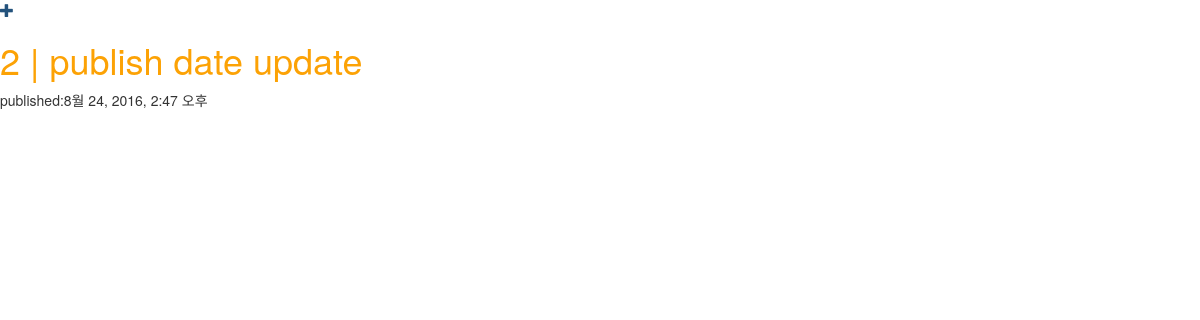
Before: / with the older database file.
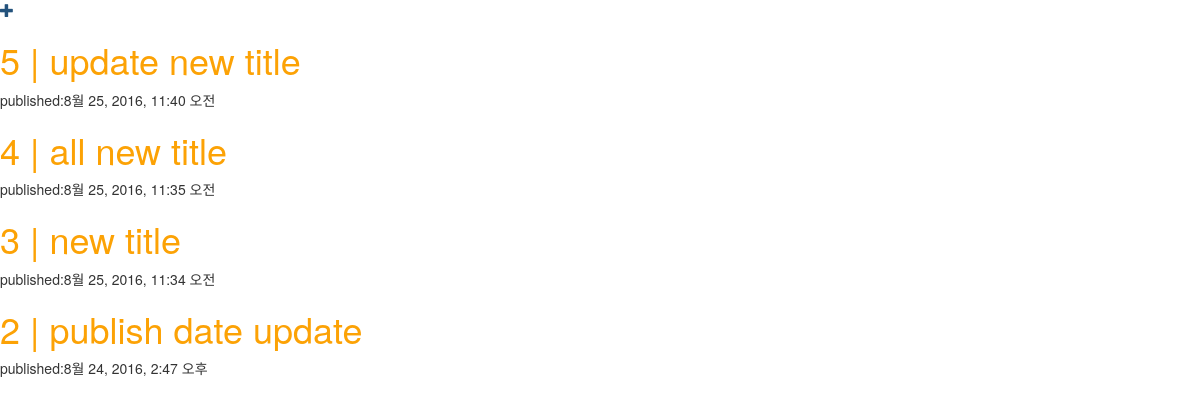
After: the same page with the newer database file.
### blog/models.py (models this page shows, shortened)
class Post(models.Model):
    author = models.ForeignKey('auth.User')
    title = models.CharField(max_length=200)
    text = models.TextField()
    create_date=models.DateTimeField(default=timezone.now())
    publish_date = models.DateTimeField(blank=True, null=True)

### blog/views.py (the view)
# urls.py: url(r'^$',views.post_list, name='post_list'),
def post_list(request):
    posts = Post.objects.filter(publish_date__lte=timezone.now()).order_by('-pk')
    return render(request, 'blog/post_list.html',{'posts':posts})

### blog/templates/blog/post_list.html
{% extends 'blog/base.html' %}
{% block content %}
    {% for post in posts %}
        <div>
            <h1><a href="{% url 'post_detail' pk=post.pk %}">{{post.pk}} | {{post.title}}</a></h1>
            <p>published:{{post.publish_date}}</p>
        </div>
    {% endfor %}
{% endblock content %}

### blog/templates/blog/base.html (shortened to what this page needs)
<!DOCTYPE html>
{% load staticfiles %}
<head>
    <link rel="stylesheet" href="//maxcdn.bootstrapcdn.com/bootstrap/3.2.0/css/bootstrap.min.css">
    <link rel="stylesheet" href="//maxcdn.bootstrapcdn.com/bootstrap/3.2.0/css/bootstrap-theme.min.css">
    <link rel="stylesheet" href="{% static 'css/index.css' %}">
</head>
<body>
    <a href="{% url 'post_new' %}" class="top-menu"><span class="glyphicon glyphicon-plus"></span></a>
    <div>
        {% block  content %}
        {% endblock content%}
    </div>
</body>
</html>

### blog/static/css/index.css (style rules this page uses)
h1 a { color:#FCA205; }

Changed rows visible on the page:
added Post: pk "5", title "update new title", publish_date "8월 25, 2016, 11:40 오전"
added Post: pk "4", title "all new title", publish_date "8월 25, 2016, 11:35 오전"
added Post: pk "3", title "new title", publish_date "8월 25, 2016, 11:34 오전"
